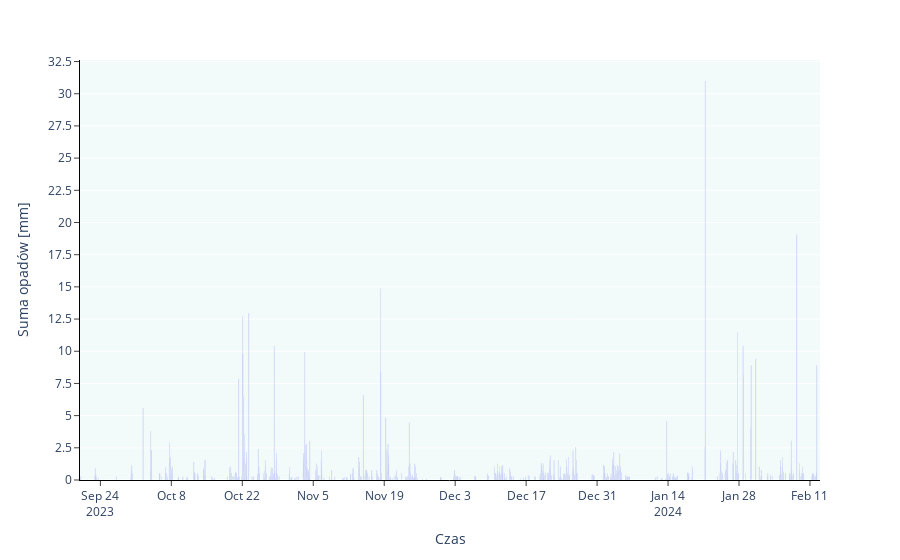

Notebook code for this chart:
### Markdown cell above
# Występowanie opadów w czasie

### Code cell
fig = px.bar(
    df,
    x="last_changed",
    y="total percipitation",
    color_discrete_sequence=['#0000ff'], #'#0000ff']
)

fig.update_layout(plot_bgcolor='#f2fbfa') 

fig.update_xaxes(
    title_text="Czas",
    showline=True,
    linewidth=1,
    linecolor='black',
    ticks='outside'
)

fig.update_yaxes(
    title_text="Suma opadów [mm]",
    tickmode='linear',
    tick0=0,
    dtick=2.5,
    ticks='outside',
    linewidth=1,
    linecolor='black'
)

fig.show()

### Figure 1 — Plotly figure (JSON) as saved in the notebook; plotly's stock layout.template omitted (floating-point values rounded to 4 significant figures; data arrays with more than 128 entries replaced by an {"elided": "..."} marker saying what was removed)
{"data": [{"alignmentgroup": "True", "hovertemplate": "last_changed=%{x}<br>total percipitation=%{y}<extra></extra>", "legendgroup": "", "marker": {"color": "#0000ff", "pattern": {"shape": ""}}, "name": "", "offsetgroup": "", "orientation": "v", "showlegend": false, "textposition": "auto", "type": "bar", "x": {"elided": "3504 str values"}, "xaxis": "x", "y": {"elided": "3504 float values"}, "yaxis": "y"}], "layout": {"autosize": true, "barmode": "relative", "legend": {"tracegroupgap": 0}, "margin": {"t": 60}, "plot_bgcolor": "#f2fbfa", "xaxis": {"anchor": "y", "autorange": true, "domain": [0, 1], "linecolor": "black", "linewidth": 1, "range": ["2023-09-19 23:30", "2024-02-12 23:30"], "showline": true, "ticks": "outside", "title": {"text": "Czas"}, "type": "date"}, "yaxis": {"anchor": "x", "autorange": true, "domain": [0, 1], "dtick": 2.5, "linecolor": "black", "linewidth": 1, "range": [0, 32.62], "tick0": 0, "tickmode": "linear", "ticks": "outside", "title": {"text": "Suma opadów [mm]"}, "type": "linear"}}}
